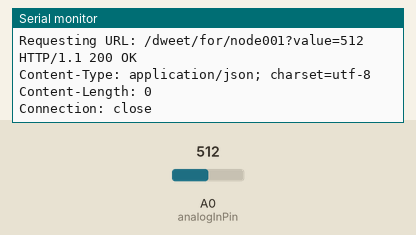
Simulated run of this sketch. Board: ESP8266 (NodeMCU). On the bench: the last lines printed to the serial monitor. Inputs (shaded band) come from the test bench; at power-on: A0 (analogInPin) = 512. WiFi joins after 1.5 s; servers stay silent unless stated; uploads are accepted with an empty reply.

Above: at 2.7 s.
2.8 s: A0 (analogInPin) set to 716
At 2.93 s:
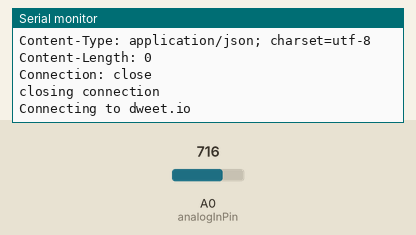
4.6 s: A0 (analogInPin) set to 900
At 6.4 s:
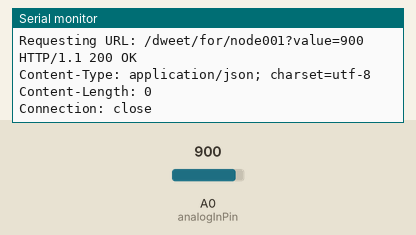
Timing chart, 0 to 7.9 s (numbered marks = the images above; inputs shaded):
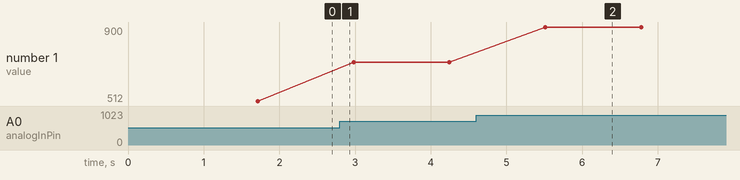

The sketch:

ejemplo2b.ino
```cpp
// Libraries
#include <ESP8266WiFi.h>


// WiFi parameters
const char* ssid = "wifi-name";
const char* password = "wifi-pass";

const int analogInPin = A0; // The only analog pin on the Thing
int sensorValue = 0;        // Value read from the pot

String thing_name = "node001";

// Host
const char* host = "dweet.io";

void setup() {

  // Start Serial
  Serial.begin(115200);
  delay(10);

  // We start by connecting to a WiFi network
  Serial.println();
  Serial.println();
  Serial.print("Connecting to ");
  Serial.println(ssid);
  WiFi.begin(ssid, password);
  while (WiFi.status() != WL_CONNECTED) {
    delay(500);
    Serial.print(".");
  }

  Serial.println("");
  Serial.println("WiFi connected");
  Serial.println("IP address: ");
  Serial.println(WiFi.localIP());
}

void loop() {

  Serial.print("Connecting to ");
  Serial.println(host);

  // Use WiFiClient class to create TCP connections
  WiFiClient client;
  const int httpPort = 80;
  if (!client.connect(host, httpPort)) {
    Serial.println("connection failed");
    return;
  }

  // Read the analog in value
  sensorValue  = analogRead(analogInPin);


  // We now create a URI for the request
  String url = "/dweet/for/" + thing_name + "?value=" + String(sensorValue);

  // Send request
  Serial.print("Requesting URL: ");
  Serial.println(url);
  client.print(String("GET ") + url + " HTTP/1.1\r\n" +
               "Host: " + host + "\r\n" +
               "Connection: close\r\n\r\n");


  unsigned long timeout = millis();
  while (client.available() == 0) {
    if (millis() - timeout > 5000) {
      Serial.println(">>> Client Timeout !");
      client.stop();
      return;
    }
  }

  // Read all the lines from the answer
  while(client.available()){
    String line = client.readStringUntil('\r');
    Serial.print(line);
  }

  // Close connecting
  Serial.println();
  Serial.println("closing connection");


}
```

Measured:
- after the input at 4.6 s, the serial monitor: prints a new line after 0.91 s (image 2)
- plotted number 1: 512 → 716 after the input at 2.8 s, 716 → 900 after the input at 4.6 s
